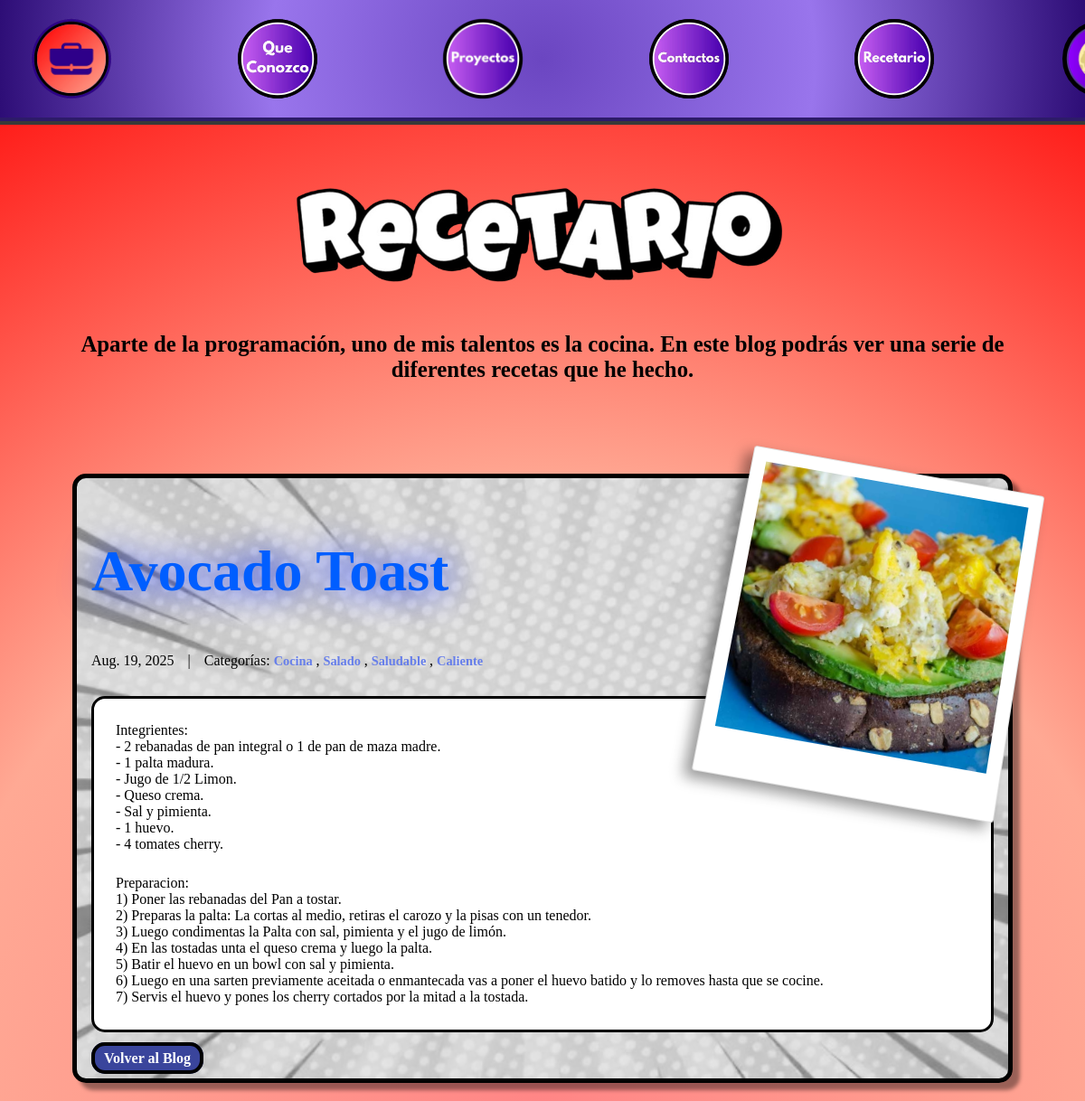
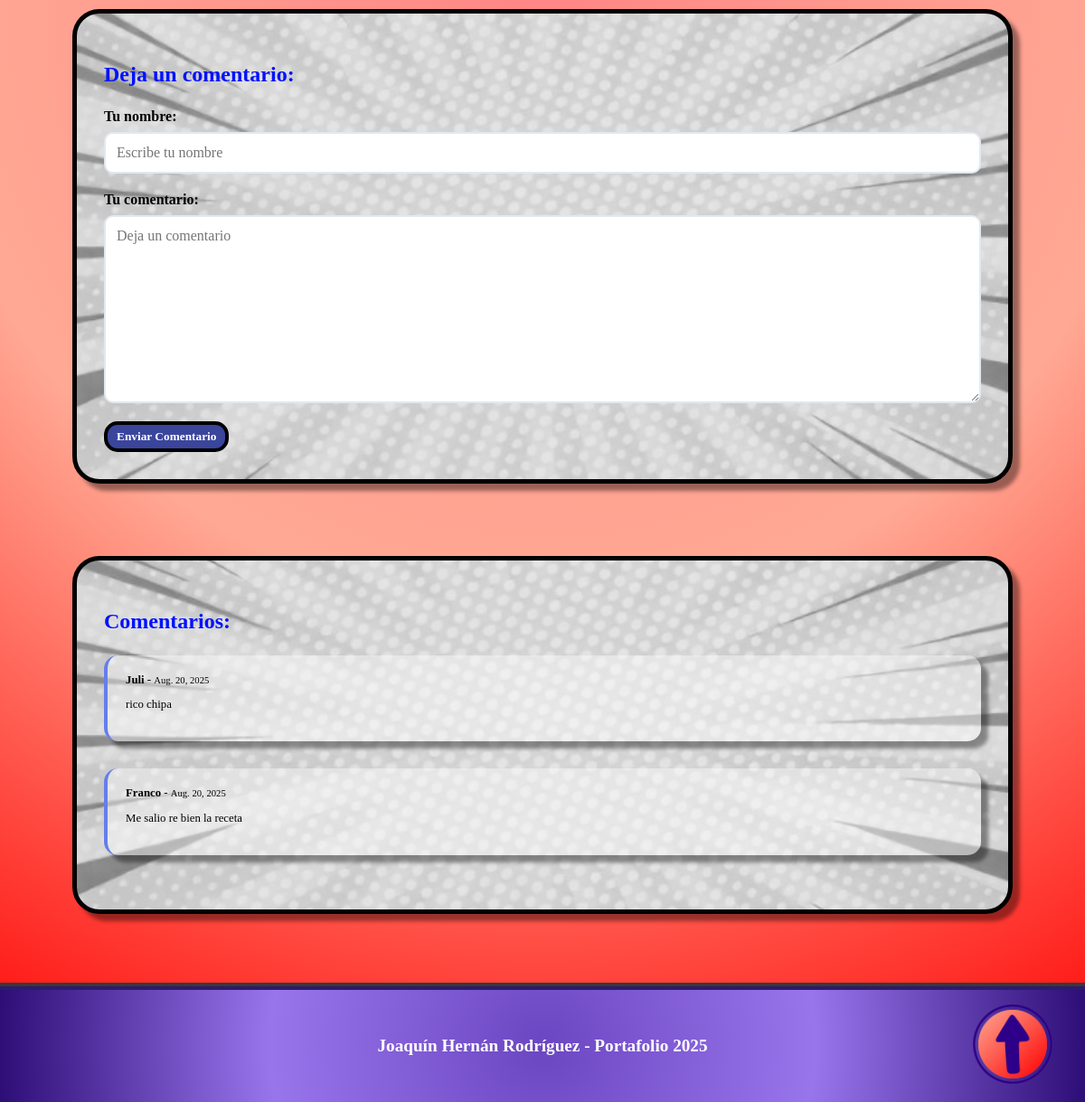
/blog/post/3/, run on the app's committed database (2 pictures, top to bottom).
### blog/models.py (models this page shows, shortened)
class Post(models.Model):
    title = models.CharField(max_length=255)
    body = models.TextField()
    created_on = models.DateTimeField(auto_now_add=True)
    last_modified = models.DateTimeField(auto_now=True)
    categories = models.ManyToManyField("Category", related_name="posts")
    image = models.ImageField(upload_to='blog_images/', blank=True, null=True)

class Category(models.Model):
    name = models.CharField(max_length=30)
    class Meta:
        verbose_name_plural = "categories"

class Comment(models.Model):
    author = models.CharField(max_length=60)
    body = models.CharField(max_length=2000)
    created_on = models.DateTimeField(auto_now_add=True)
    post = models.ForeignKey("Post", on_delete=models.CASCADE)

### blog/views.py (the view, shortened to what this page needs)
# urls.py: path("post/<int:pk>/", views.blog_detail, name="blog_detail"),
def blog_detail(request, pk):
    post = Post.objects.get(pk=pk)
    form = CommentForm()
    comments = Comment.objects.filter(post=post)
    context = {
        "post": post,
        "comments": comments,
        "form": CommentForm(),
    }
    return render(request, "blog/detail.html", context)

### blog/forms.py
class CommentForm(forms.Form):
    author = forms.CharField(
        max_length=60,
        widget=forms.TextInput(
            attrs={"class": "form-control", "placeholder": "Escribe tu nombre"}
        ),
    )
    body = forms.CharField(
        max_length= 2000,
        widget=forms.Textarea(
            attrs={"class": "form-control", "placeholder": "Deja un comentario"}
        )
    )

### templates/blog/detail.html (shortened to what this page needs)
{% extends "blog.html" %}
{% load static %}
{% block page_content %}
  <div class="post-detail">
    <article class="post-full" style="background-image: url('{% static 'Portafolio/assets/Fondos/Fondo Blanco.png' %}'); background-size: cover; background-position: center;">
      {% if post.image %}
        <div class="foto-instantanea">
          <div class="foto-frame">
            <img src="{{ post.image.url }}" alt="{{ post.title }}" class="foto-imagen">
          </div>
        </div>
      {% endif %}
      <div class="post-header">
        <h1 class="post-title-detail">{{ post.title }}</h1>
        <div class="post-meta-detail">
          <span class="post-date">{{ post.created_on.date }}</span>
          <span class="separator">|</span>
          <span class="post-categories">Categorías:
            {% for category in post.categories.all %}
              <a href="{% url 'blog:blog_category' category.name %}" class="categoria">
                {{ category.name }}
              </a>{% if not forloop.last %}, {% endif %}
            {% endfor %}
          </span>
        </div>
      </div>
      <div class="post-content-detail">
        <p>{{ post.body | linebreaks }}</p>
      </div>
      <div class="navigation-links">
        <a href="{% url 'blog:blog_index' %}" class="volver">Volver al Blog</a>
      </div>
    </article>
    <div class="comments-section" style="background-image: url('{% static 'Portafolio/assets/Fondos/Fondo Blanco.png' %}'); background-size: cover; background-position: center;">
      <h3 class="comments-title">Deja un comentario:</h3>
      <form method="post" class="comment-form">
        <div class="form-group">
          <label for="{{ form.author.id_for_label }}">Tu nombre:</label>
          {{ form.author }}
        </div>
        <div class="form-group">
          <label for="{{ form.body.id_for_label }}">Tu comentario:</label>
          {{ form.body }}
        </div>
        <button type="submit" class="enviar-comentario">Enviar Comentario</button>
      </form>
    </div>
    {% if comments %}
    <div class="comments-list" style="background-image: url('{% static 'Portafolio/assets/Fondos/Fondo Blanco.png' %}'); background-size: cover; background-position: center;">
      <h3 class="comments-title">Comentarios:</h3>
      {% for comment in comments %}
        <div class="comment">
          <div class="comment-meta">
            <strong>{{ comment.author }}</strong> - <small>{{ comment.created_on.date }}</small>
          </div>
          <div class="comment-body">
            <p>{{ comment.body | linebreaks }}</p>
          </div>
        </div>
      {% endfor %}
    </div>
    {% endif %}
  </div>
{% endblock page_content %}

### Portafolio/static/Portafolio/css/base.css (style rules this page uses)
html { scroll-behavior: smooth; }
body { margin: 0; padding: 0; height: 100%; transition: background-color 0.3s ease; font-family: 'Baloo 2', cursive; }
h1, h2, h3, .Barra ul li a { font-family: 'Bangers', cursive; }

### Portafolio/static/Portafolio/css/blog.css (style rules this page uses)
body { background: radial-gradient(circle,#ff8686, #ffa994, #ff0000); }
.categoria { font-size: 0.9rem; color: #667eea; text-decoration: none; font-weight: bold; transition: color 0.3s ease; }
.post-detail { padding-left: 5rem; padding-right: 5rem; display: grid; gap: 30px; margin: 30px auto; max-width: 1200px; }
.post-full { border-radius: 20px; padding: 20px; border: 5px solid #000000; box-shadow: 8px 8px 4px rgba(0, 0, 0, 0.4); border-radius: 15px; padding: 0.8rem 1rem; }
.post-title-detail { color: #005eff; text-align: start; text-shadow: 0 0 40px #0022ff; font-family: 'Bangers', cursive; font-size: 4rem; }
.post-meta-detail { color: rgb(0, 0, 0); font-size: 1em; margin-bottom: 30px; display: flex; align-items: center; gap: 15px; }
.post-content-detail { color: #000000; font-size: 1rem; gap: 0.5rem; background-color: white; border: 3px solid #000000; border-radius: 15px; padding: 0.1rem 1.5rem; }
.post-content-detail p { margin-bottom: 25px; }
.navigation-links { margin-top: 20px; }
.volver { font-weight: bold; background-color: #3a459c; border-radius: 15px; border: 4px solid #000; color: white; padding: 5px 10px; text-decoration: none; transition: all 0.3s ease; margin-bottom: 25px; }
.comments-section, .comments-list { padding: 30px; border: 5px solid #000000; box-shadow: 8px 8px 4px rgba(0, 0, 0, 0.4); border-radius: 30px; margin-bottom: 50px; }
.comments-title { color: #0011ff; font-size: 1.5rem; gap: 0.5rem; }
.comment-form { display: grid; gap: 20px; }
.form-group { display: grid; gap: 8px; }
.form-group label { color: #000000; font-weight: bold; }
.form-group input, .form-group textarea { font-family: 'Bangers', cursive; padding: 12px; border: 2px solid #e2e8f0; border-radius: 10px; font-size: 1em; transition: border-color 0.3s ease; }
.form-group textarea { min-height: 120px; resize: vertical; }
.enviar-comentario { font-family: 'Bangers', cursive; justify-self: start; font-weight: bold; background-color: #3a459c; border-radius: 15px; border: 4px solid #000; color: white; padding: 5px 10px; text-decoration: none; transition: all 0.3s ease; }
.comment { max-width: 1200px; padding: 20px; border-left: 4px solid #667eea; font-size: 0.8rem; color: #000000; margin-bottom: 30px; background-color: rgba(255, 255, 255, 0.402); box-shadow: 8px 8px 4px rgba(0, 0, 0, 0.4); border-radius: 15px; }
.comment-meta { font-size: 0.8rem; color: #000000; }
.comment-body { color: #000000; word-wrap: break-word; word-break: break-word; overflow-wrap: break-word; }
.post-full { position: relative; overflow: visible; }
.foto-instantanea { position: absolute; top: -15px; right: -15px; z-index: 10; }
.foto-frame { position: relative; background: rgb(255, 255, 255); padding: 15px 15px 50px 15px; border-radius: 3px; border: 1px solid #e0e0e0; rotate: 10deg; box-shadow: -8px 8px 15px rgba(0, 0, 0, 0.4); transform: perspective(800px) rotateX(5deg); }
.foto-imagen { width: 300px; height: 300px; object-fit: cover; display: block; }

### data on the page
Post: image (picture), title "Avocado Toast", created_on "Aug. 19, 2025", body "Integrientes: - 2 rebanadas de pan integral o 1 de pan de maza madre. - 1 palta madura. - Jugo de 1/2 Limon. - Queso crema. - Sal y pimienta. - 1 huevo. - 4 tomates cherry. Preparacion: 1) Poner las rebanadas del Pan a tostar. 2) Preparas la palta: La cortas al medio, retiras el carozo y la pisas con un tenedor. 3) Luego condimentas la Palta con sal, pimienta y el jugo de limón. 4) En las tostadas unta el queso crema y luego la palta. 5) Batir el huevo en un bowl con sal y pimienta. 6) Luego en una sarten previamente aceitada o enmantecada vas a poner el huevo batido y lo removes hasta que se cocine. 7) Servis el huevo y pones los cherry cortados por la mitad a la tostada."
Category: name "Cocina"
Category: name "Salado"
Category: name "Saludable"
Category: name "Caliente"
Comment: author "Juli", created_on "Aug. 20, 2025", body "rico chipa"
Comment: author "Franco", created_on "Aug. 20, 2025", body "Me salio re bien la receta"
